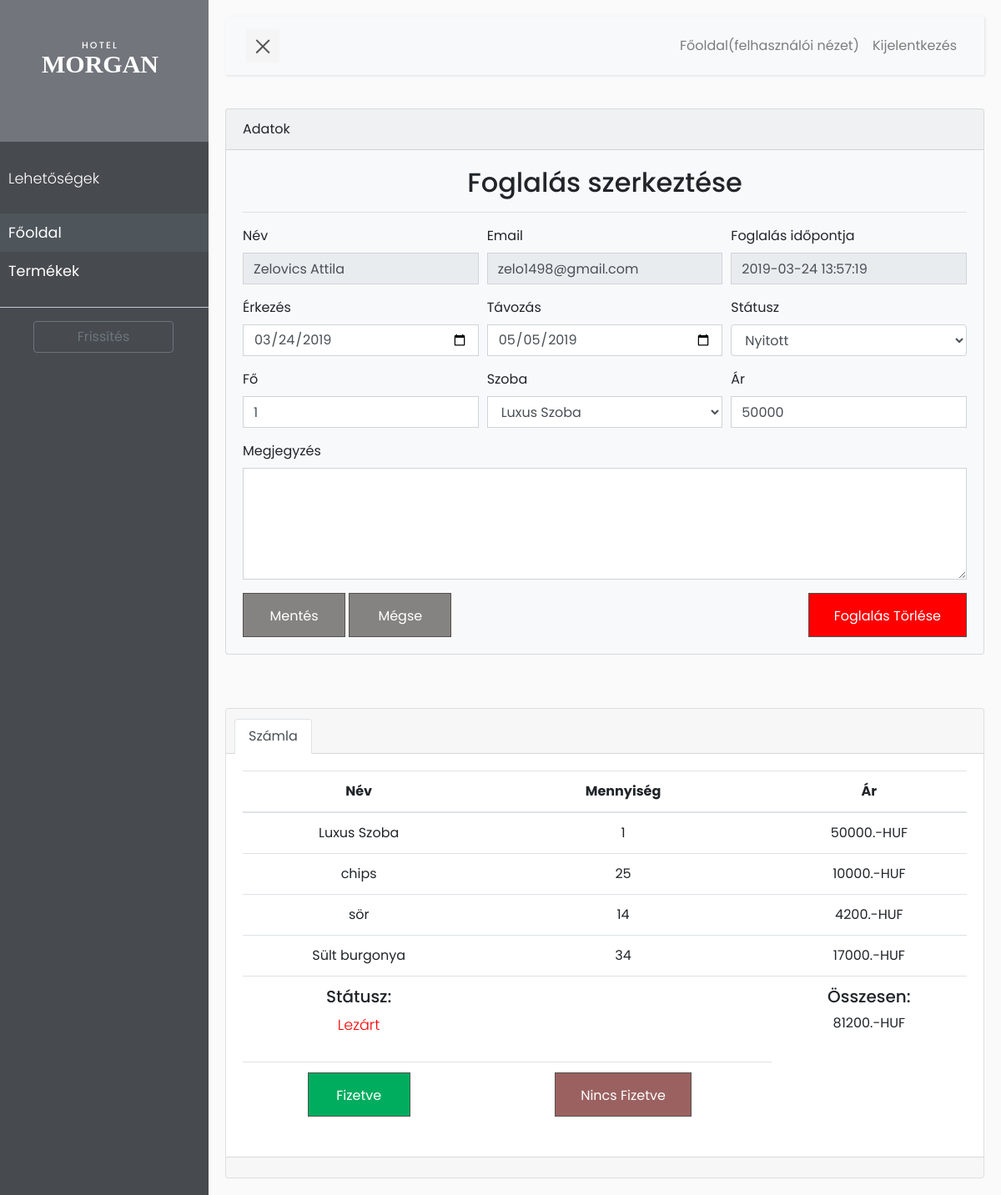
Screenshot of /edit-booking/?reservation_id=40 (signed in) with the database file from the repository.
### tables this page shows
CREATE TABLE `reservation` (
  `reservation_id` int(11) NOT NULL,
  `guest_id` int(11) NOT NULL,
  `room_id` int(11) NOT NULL,
  `reservation_date` datetime NOT NULL,
  `check_in` date NOT NULL,
  `check_out` date NOT NULL,
  `members` int(11) NOT NULL,
  `description` text NOT NULL,
  `PIN` int(4) NOT NULL,
  `status_id` int(11) NOT NULL
);

CREATE TABLE `users` (
  `user_id` int(11) NOT NULL,
  `name` varchar(255) NOT NULL,
  `email` varchar(50) NOT NULL,
  `password` varchar(255) NOT NULL,
  `joined` date NOT NULL,
  `status` int(11) NOT NULL
);

CREATE TABLE `rooms` (
  `room_id` int(11) NOT NULL,
  `room_type_id` int(11) NOT NULL,
  `room_status_id` int(11) NOT NULL,
  `price` varchar(50) NOT NULL,
  `room_name` varchar(50) NOT NULL,
  `qualification` int(11) NOT NULL,
  `description` text NOT NULL,
  `room_picture` varchar(255) NOT NULL
);

CREATE TABLE `payment` (
  `payment_id` int(11) NOT NULL,
  `guest_id` int(11) NOT NULL,
  `reservation_id` int(11) NOT NULL,
  `name` varchar(255) NOT NULL,
  `price` int(11) NOT NULL,
  `payment_status_id` int(1) NOT NULL,
  `payment_date` datetime NOT NULL
);

CREATE TABLE `extraproductorder` (
  `product_id` int(11) NOT NULL,
  `reservation_id` int(11) NOT NULL,
  `quantity` int(11) NOT NULL
);

CREATE TABLE `extraproduct` (
  `product_id` int(11) NOT NULL,
  `name` varchar(255) NOT NULL,
  `price` int(11) NOT NULL,
  `description` text NOT NULL,
  `category_id` int(11) NOT NULL,
  `quantity` int(11) NOT NULL
);

### Views/Admin/editBooking.php (the view, shortened to what the rows shown need)
<?php
require_once root . "/DB/db.php";
$db = db::get();
$selectRoleString = 'SELECT userrole.role_id FROM `users`  LEFT JOIN userrole ON userrole.user_id = users.user_id LEFT JOIN role ON userrole.role_id = role.role_id WHERE users.user_id = "' . $_SESSION["id"] . '"';
$userrole = $db->getRow($selectRoleString);
if ($userrole["role_id"] == 1):
    $b = "SELECT users.user_id,users.name,users.email,reservation.status_id, reservation.reservation_id,reservation.reservation_date,reservation.check_in,reservation.check_out,reservation.members,reservation.description,rooms.room_id,rooms.room_name,rooms.price FROM `reservation` LEFT JOIN rooms ON rooms.room_id = reservation.room_id LEFT JOIN guests ON guests.guest_id = reservation.guest_id LEFT JOIN users ON users.user_id = guests.user_id WHERE reservation.reservation_id =" . $_GET["reservation_id"];
    $allBookings = $db->getRow($b);
    $selectReservationPayment = "SELECT * FROM payment LEFT JOIN reservation ON reservation.reservation_id = payment.reservation_id  LEFT JOIN rooms ON rooms.room_id = reservation.room_id WHERE payment.reservation_id=" . $_GET["reservation_id"];
    $payment = $db->getRow($selectReservationPayment);
    $selectReservationOrder = "SELECT *,extraproductorder.quantity AS oQuantity FROM extraproductorder LEFT JOIN extraproduct ON extraproduct.product_id = extraproductorder.product_id WHERE reservation_id=" . $_GET["reservation_id"];
    $orders = $db->getArray($selectReservationOrder);
    require_once root . "/Views/Admin/header.php";
    ?>
    <div class="row">
        <div class="col-12">
            <div class="card bg-light mb-3">
                <div class="card-header">Adatok</div>
                <div class="card-body">
                    <section id="add_new_room" class="contact-form-area mb-100">
                        <div class="testimonial-content-comment">
                            <div class="section-heading text-center">
                                <h2>Foglalás szerkeztése</h2>
                                <hr role="tournament1">
                            </div>
                            <?php if (isset($_GET["reservation_id"])): ?>
                                <form action="" method="POST">
                                    <div class="form-row">
                                        <div class="form-group col-12 col-md-4">
                                            <label for="name">Név</label>
                                            <input type="text" id="name" class="form-control rounded-0"
                                                   disabled
                                                   name="name"
                                                   placeholder="Név"
                                                   value="<?php echo $allBookings["name"]; ?>">
                                        </div>
                                        <div class="form-group col-12 col-md-4">
                                            <label for="email">Email</label>
                                            <input type="email" id="email" name="email"
                                                   disabled
                                                   class="form-control rounded-0"
                                                   placeholder="Email cím"
                                                   value="<?php echo $allBookings["email"]; ?>">
                                        </div>
                                        <div class="form-group col-12 col-md-4">
                                            <label for="reservationTime">Foglalás időpontja</label>
                                            <input type="text" id="reservationTime"
                                                   class="form-control rounded-0"
                                                   disabled
                                                   name="reservationTime"
                                                   placeholder="Érkezés"
                                                   value="<?php echo $allBookings["reservation_date"]; ?>">
                                        </div>
                                    </div>
                                    <div class="form-row">
                                        <div class="form-group col-12 col-md-4">
                                            <label for="checkIn">Érkezés</label>
                                            <input type="date" id="checkIn" class="form-control rounded-0"
                                                   name="checkIn"
                                                   placeholder="Érkezés"
                                                   value="<?php echo $allBookings["check_in"]; ?>">
                                        </div>
                                        <div class="form-group col-12 col-md-4">
                                            <label for="checkOut">Távozás</label>
                                            <input type="date" id="checkOut" name="checkOut"
                                                   class="form-control rounded-0"
                                                   placeholder="Távozás"
                                                   value="<?php echo $allBookings["check_out"]; ?>">
                                        </div>
                                        <div class="form-group col-12 col-md-4">
                                            <label for="statusId">Státusz</label>
                                            <select name="statusId" id="statusId" class="form-control">
                                                <option value="1"
                                                        <?php if ($allBookings["status_id"] == 1): ?>selected<?php endif; ?>>
                                                    Nyitott
                                                </option>
                                            </select>
                                        </div>
                                    </div>
                                    <div class="form-row">
                                        <div class="form-group col-12 col-md-4">
                                            <label for="members">Fő</label>
                                            <input type="number" id="members" class="form-control rounded-0"
                                                   name="members"
                                                   placeholder="Tagok"
                                                   value="<?php echo $allBookings["members"]; ?>">
                                        </div>
                                        <?php
                                        $rN = "SELECT * FROM rooms";
                                        $allRooms = $db->getArray($rN);
                                        ?>
                                        <div class="form-group col-12 col-md-4">
                                            <label for="roomName">Szoba</label>
                                            <select class="form-control rounded-0" name="roomName"
                                                    id="roomName">
                                                <?php foreach ($allRooms as $room) : ?>
                                                    <option <?php if ($room["room_id"] == $allBookings["room_id"]): ?> selected <?php endif; ?>
                                                            value="<?php echo $room["room_id"]; ?>"><?php echo $room["room_name"]; ?></option>
                                                <?php endforeach; ?>
                                            </select>
                                        </div>
                                        <div class="form-group col-12 col-md-4">
                                            <label for="price">Ár</label>
                                            <input type="number" id="price" name="price"
                                                   class="form-control rounded-0"
                                                   placeholder="Ár"
                                                   value="<?php echo $allBookings["price"]; ?>">
                                        </div>
                                    </div>
                                    <div class="form-row">
                                        <div class="form-group col-12 ">
                                            <label for="description">Megjegyzés</label>
                                            <textarea class="form-control rounded-0" name="description"
                                                      id="description" cols="12" rows="5">
                                                            <?php if ($allBookings["description"] != ""): echo $allBookings["description"]; ?>
                                                            <?php endif; ?>
                                                        </textarea>
                                        </div>
                                    </div>
                                    <div class="form-row">
                                        <div class="col-12">
                                            <div class="float-left">
                                                <button type="submit" id="editBookingButton"
                                                        name="editBookingButton"
                                                        class="btn palatin-btn">Mentés
                                                </button>
                                                <a href="/dashboard" class="btn palatin-btn">Mégse
                                                </a>
                                            </div>
                                            <div class="float-right">
                                                <button type="submit" name="deleteBookingButton"
                                                        class="btn palatin-btn"
                                                        style="background-color:red ">Foglalás törlése
                                                </button>
                                            </div>
                                        </div>
                                    </div>
                                </form>
                            <?php endif; ?>
                        </div>
                    </section>
                </div>
            </div>
        </div>
    </div>
    <div class="row mt-5">
        <div class="col-12">
            <div class="card text-center">
                <div class="card-header">
                    <ul class="nav nav-tabs card-header-tabs">
                        <li class="nav-item">
                            <a class="nav-link active" href="#">Számla</a>
                        </li>
                    </ul>
                </div>
                <div class="card-body">
                    <div class="table-responsive">
                        <table class="table">
                            <thead>
                            <tr>
                                <th scope="col">Név</th>
                                <th scope="col">Mennyiség</th>
                                <th scope="col">Ár</th>
                            </tr>
                            </thead>
                            <tbody>
                            <tr>
                                <td><?php echo $payment["room_name"]; ?></td>
                                <td>1</td>
                                <td><?php echo $payment["price"]; ?>.-HUF</td>
                                <?php $array = $payment["price"]; ?>
                            </tr>
                            <?php if (count($orders) != 0): foreach ($orders as $order): ?>
                                <tr>
                                    <td><?php echo $order["name"]; ?></td>
                                    <td><?php echo $order["oQuantity"]; ?></td>
                                    <td><?php echo $order["price"] * $order["oQuantity"]; ?>.-HUF</td>
                                    <?php $array = $array + (int)$order["price"] * (int)$order["oQuantity"]; ?>
                                </tr>
                            <?php endforeach; endif; ?>
                            <tr>
                                <td><h5>Státusz: </h5>
                                    <p <?php if ($payment["payment_status_id"] == 1): ?>style="color: green"
                                       <?php else: ?>style="color: red"<?php endif; ?>>
                                        <?php if ($payment["payment_status_id"] == 1): echo "Nyitott"; else: echo "Lezárt"; endif; ?></p>
                                </td>
                                <td></td>
                                <td>
                                    <h5>Összesen: </h5>
                                    <?php echo $array; ?>.-HUF
                                </td>
                            </tr>
                            <tr>
                                <form action="" method="post">
                                <td>
                                    <button type="submit" name="successPayment" class="btn palatin-btn"
                                            style="background-color: #00ad5f">Fizetve
                                    </button>
                                </td>
                                <td>
                                    <button type="submit" name="deniedPayment" class="btn palatin-btn"
                                            style="background-color: #9b6161">Nincs
                                        fizetve
                                    </button>
                                </td>
                                </form>
                            </tr>
                            </tbody>
                        </table>
                    </div>
                </div>
                <div class="card-footer">
                </div>
            </div>
        </div>
    </div>
    <?php require_once root . "/Views/Admin/footer.php"; ?>
<?php else: header("location: /admin");
    $errorMsg = "Nincs jogosultságod a belépéshez! Ezt a jogot az Admin-tól tudod beszerezni!" ?>
<?php endif; ?>

### rows the page displays
reservation: name "Zelovics Attila", email "zelo1498@gmail.com", reservationTime "2019-03-24 13:57:19", checkIn "03/24/2019", checkOut "05/05/2019", statusId "Nyitott", members "1", price "50000"
payment: rooms.room_name "Luxus Szoba", rooms.price "50000"
extraproductorder: product.name "chips", quantity "25", $order["price"] * $order["oQuantity"] "10000"
extraproductorder: product.name "sör", quantity "14", $order["price"] * $order["oQuantity"] "4200"
extraproductorder: product.name "Sült burgonya", quantity "34", $order["price"] * $order["oQuantity"] "17000"

### other values shown
$array "81200"
form field roomName "Luxus Szoba"
